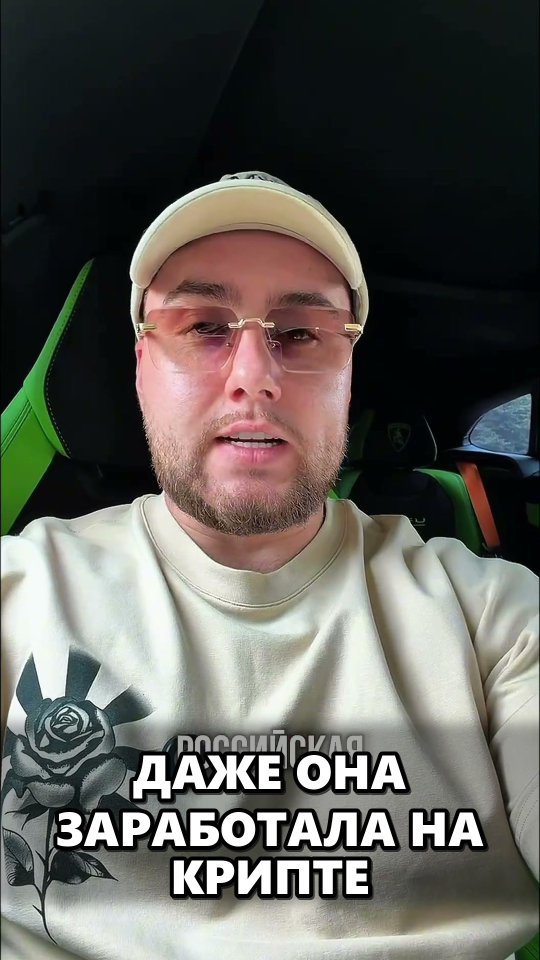
#> input picture reels-engine/reels_gen/assets/covers/_test_cyr.jpg, 1080 x 1920 px (shown at 1/2 size)
$ python -i banner_cta.py   (imports and definitions only)   (older library calls are emulated)
#> lines starting #> are read from the running program, lines starting #| are printed output that depends on the picture
"""Mid-roll CTA banner: top video freezes, turns black & white, an animated
banner pops in front of it while the bottom video keeps playing.

Rendering model (same approach as cta_anim.py): every frame is drawn with PIL
on top of the frozen grayscale frame and then encoded with ffmpeg. The result
is a short "segment" clip (REEL_W x HALF_H) that engine.build_reel splices into
the top stream.

5 built-in styles + "random" (new style per reel).
"""

from __future__ import annotations

import math
import random
import shutil
import subprocess
import tempfile
from dataclasses import dataclass
from pathlib import Path
from typing import Iterable, Optional, Sequence

from PIL import Image, ImageChops, ImageDraw, ImageFilter, ImageFont, ImageOps

REEL_W = 1080
HALF_H = 960
FPS = 30

DEFAULT_BANNER_TEXT = "ПОДПИШИСЬ"
DEFAULT_BANNER_DURATION = 4.0
MIN_BANNER_DURATION = 1.0
MAX_BANNER_DURATION = 20.0

_ASSETS = Path(__file__).resolve().parent / "assets"
_FONTS_DIR = _ASSETS / "fonts"


# --------------------------------------------------------------------------- styles
@dataclass(frozen=True)
class BannerStyle:
    id: str
    title: str
    kind: str  # glass | neon | gradient | minimal | pill
    accent: tuple[int, int, int]
    accent2: tuple[int, int, int]
    text: tuple[int, int, int]
    stroke: tuple[int, int, int]


BANNER_STYLES: tuple[BannerStyle, ...] = (
    BannerStyle(
        id="glass",
        title="Стекло (frosted glass)",
        kind="glass",
        accent=(255, 255, 255),
        accent2=(120, 190, 255),
        text=(255, 255, 255),
        stroke=(15, 20, 30),
    ),
    BannerStyle(
        id="neon",
        title="Неон (cyber glow)",
        kind="neon",
        accent=(0, 240, 255),
        accent2=(255, 0, 170),
        text=(255, 255, 255),
        stroke=(10, 0, 30),
    ),
    BannerStyle(
        id="gradient",
        title="Градиент (sweep)",
        kind="gradient",
        accent=(124, 58, 237),
        accent2=(236, 72, 153),
        text=(255, 255, 255),
        stroke=(40, 10, 60),
    ),
    BannerStyle(
        id="minimal",
        title="Минимал (black bar)",
        kind="minimal",
        accent=(255, 214, 10),
        accent2=(255, 255, 255),
        text=(255, 255, 255),
        stroke=(0, 0, 0),
    ),
    BannerStyle(
        id="pill",
        title="Пилюля (bouncy badge)",
        kind="pill",
        accent=(255, 69, 58),
        accent2=(255, 159, 10),
        text=(255, 255, 255),
        stroke=(70, 10, 10),
    ),
)

_STYLE_BY_ID = {s.id: s for s in BANNER_STYLES}


def list_banner_styles() -> list[BannerStyle]:
    return list(BANNER_STYLES)


# [13 lines left out: functions pick_banner_style, _ease_out_back, not called in this run]


def _ease_out_cubic(t: float) -> float:
    t = max(0.0, min(1.0, t))
    return 1 - (1 - t) ** 3


def _ease_in_out(t: float) -> float:
    t = max(0.0, min(1.0, t))
    return 0.5 - 0.5 * math.cos(math.pi * t)


def _clamp01(v: float) -> float:
    return max(0.0, min(1.0, v))


def _mix(a: tuple[int, int, int], b: tuple[int, int, int], t: float) -> tuple[int, int, int]:
    t = _clamp01(t)
    return tuple(int(round(a[i] + (b[i] - a[i]) * t)) for i in range(3))  # type: ignore[return-value]


_BOLD_CANDIDATES: tuple[str, ...] = (
    "Montserrat-ExtraBold.ttf",
    "Montserrat-Black.ttf",
    "Montserrat-Bold.ttf",
    "Inter-ExtraBold.ttf",
    "Inter-Bold.ttf",
    "Rubik-ExtraBold.ttf",
    "Rubik-Bold.ttf",
    "Unbounded-Bold.ttf",
)

_WIN_BOLD_FALLBACKS: tuple[str, ...] = (
    r"C:\Windows\Fonts\segoeuib.ttf",  # Segoe UI Bold
    r"C:\Windows\Fonts\seguibl.ttf",  # Segoe UI Black
    r"C:\Windows\Fonts\arialbd.ttf",
    r"C:\Windows\Fonts\impact.ttf",
    r"C:\Windows\Fonts\tahomabd.ttf",
    r"C:\Windows\Fonts\verdanab.ttf",
    "/usr/share/fonts/truetype/dejavu/DejaVuSans-Bold.ttf",
)


# [109 lines left out: functions pick_bold_font, _text_size, _break_long_word, _wrap_lines, _fit_font, _rounded_mask and 1 more, not called in this run]


def prepare_frozen_background(src: Image.Image | Path | str, *, dim: float = 0.62) -> Image.Image:
    """Scale/crop a frame to REEL_W x HALF_H, make it black & white and dim it a little
    so the banner reads well. Mirrors engine.scale_crop_filter (cover + center crop)."""
#> called with src = 'assets/covers/_test_cyr.jpg', dim = 0.62
    img = src if isinstance(src, Image.Image) else Image.open(src)
#> img is the input picture: PIL image 1080x1920 RGB; mean R, G, B 95.2, 93.8, 88.5
    img = img.convert("RGB")
    img = ImageOps.fit(img, (REEL_W, HALF_H), method=Image.LANCZOS, centering=(0.5, 0.5))
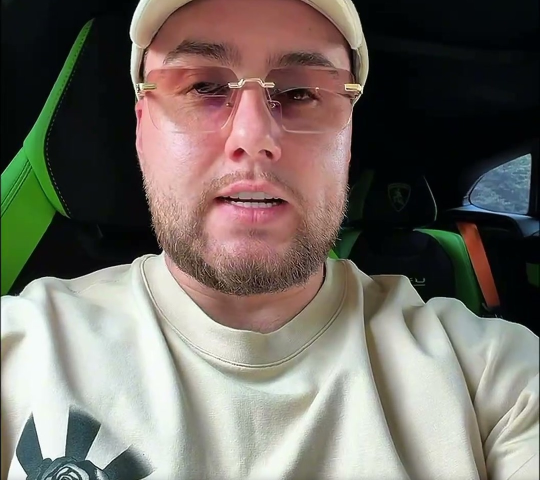
#> img: PIL image 1080x960 RGB (shown at 1/2 size); mean R, G, B 115.8, 109.5, 101.7
    gray = ImageOps.grayscale(img)
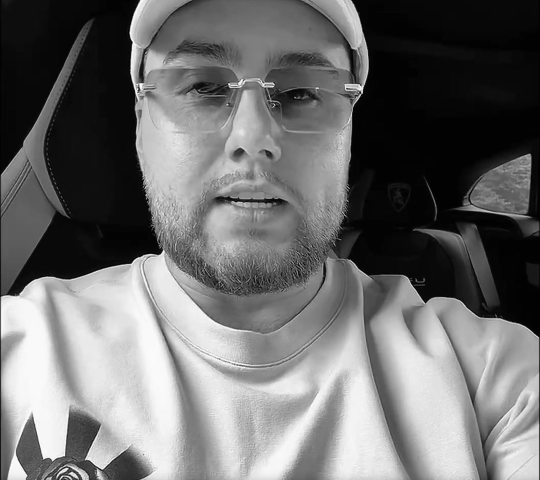
#> gray: PIL image 1080x960 L (shown at 1/2 size); min 0, max 255, mean 110.5
    gray = ImageOps.autocontrast(gray, cutoff=1)
    gray_rgb = gray.convert("RGB")
    # dim + vignette
    dimmed = Image.eval(gray_rgb, lambda v: int(v * dim))
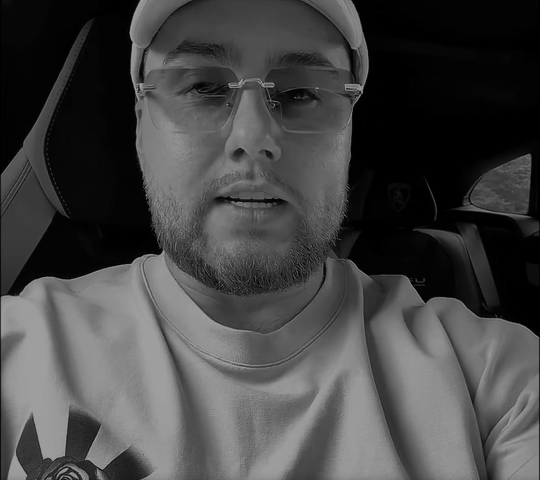
#> dimmed: PIL image 1080x960 RGB (shown at 1/2 size); min 0, max 158, mean 69
    vign = Image.new("L", (REEL_W, HALF_H), 0)
#> vign: PIL image 1080x960 L; every value is 0
    vd = ImageDraw.Draw(vign)
    vd.ellipse((-REEL_W * 0.25, -HALF_H * 0.35, REEL_W * 1.25, HALF_H * 1.35), fill=255)
    vign = vign.filter(ImageFilter.GaussianBlur(160))
#> vign: PIL image 1080x960 L; every value is 255
    black = Image.new("RGB", (REEL_W, HALF_H), (0, 0, 0))
#> black: PIL image 1080x960 RGB; every value is 0
    return Image.composite(dimmed, black, vign.point(lambda v: 90 + int(v * 0.65)))


# [9 lines left out: function _default_background, not called in this run]


# --------------------------------------------------------------------------- animator
class BannerAnimator:
    """Draws a full REEL_W x HALF_H frame: frozen grayscale background + animated banner."""

    # [634 lines left out: functions __init__, _phases, _layout, _pad, _source_chip, _content_h and 21 more, not called in this run]


@dataclass
class BannerOptions:
    """Settings of the optional mid-roll banner (all optional, OFF by default)."""

    enabled: bool = False
    text: str = DEFAULT_BANNER_TEXT  # may hold several variants, one per line
    style: str = "random"  # style id or "random"
    at_sec: float = 3.0  # second of the TOP video where it freezes
    duration: float = DEFAULT_BANNER_DURATION  # used when no audio is attached
    audio: Optional[str] = None  # path to an audio file or None
    randomize_text: bool = True
    place: str = "mid"  # mid — на секунде, end — в конце, both — оба
    source: str = ""  # плашка под текстом: куда ведём
    drop_bottom: bool = False  # после первой паузы убрать низ, верх на весь кадр

    # [51 lines left out: functions from_any, to_dict, normalize_place, not called in this run]

    @property
    def place_norm(self) -> str:
        return self.normalize_place(self.place)

    # [6 lines left out: function audio_path, not called in this run]

    @property
    def is_active(self) -> bool:
        return bool(self.enabled and str(self.text or "").strip())

    @property
    def wants_mid(self) -> bool:
        return self.is_active and self.place_norm in {"mid", "both"}

    @property
    def wants_end(self) -> bool:
        return self.is_active and self.place_norm in {"end", "both"}


# [11 lines left out: function create_banner_preview, not called in this run]


__all__ = [
    "BannerAnimator",
    "BannerOptions",
    "BannerStyle",
    "BANNER_STYLES",
    "DEFAULT_BANNER_DURATION",
    "DEFAULT_BANNER_TEXT",
    "create_banner_preview",
    "default_banner_at",
    "list_banner_styles",
    "pick_banner_style",
    "pick_bold_font",
    "prepare_frozen_background",
    "configured_banner_duration",
    "probe_audio_duration",
    "resolve_banner_duration",
    "resolve_banner_text",
]

>>> result = prepare_frozen_background('assets/covers/_test_cyr.jpg')
